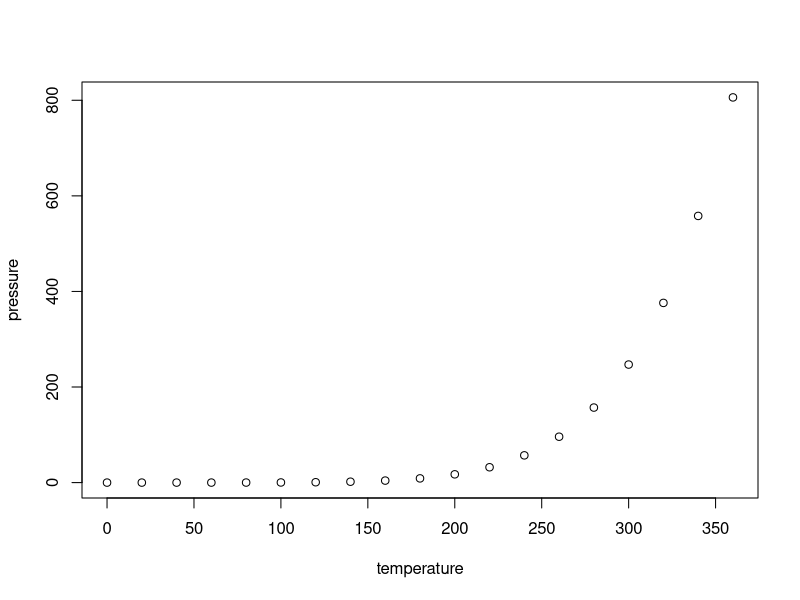
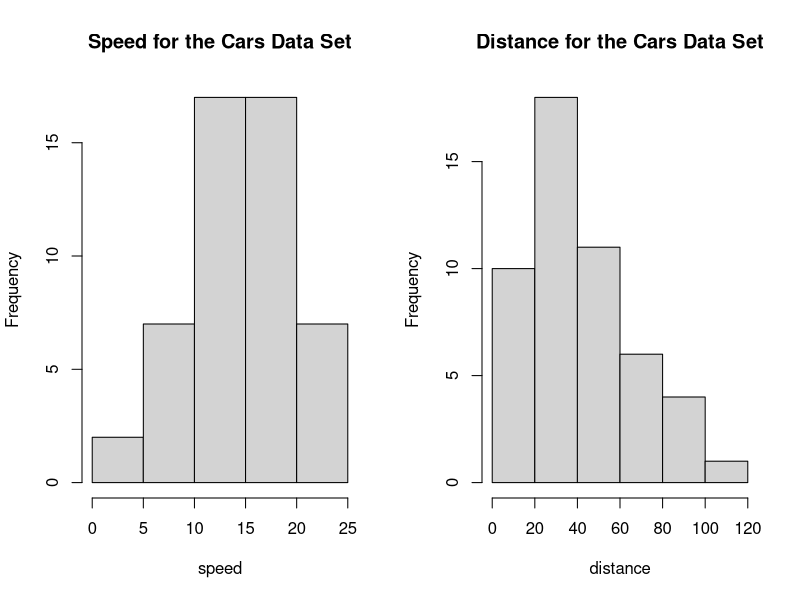
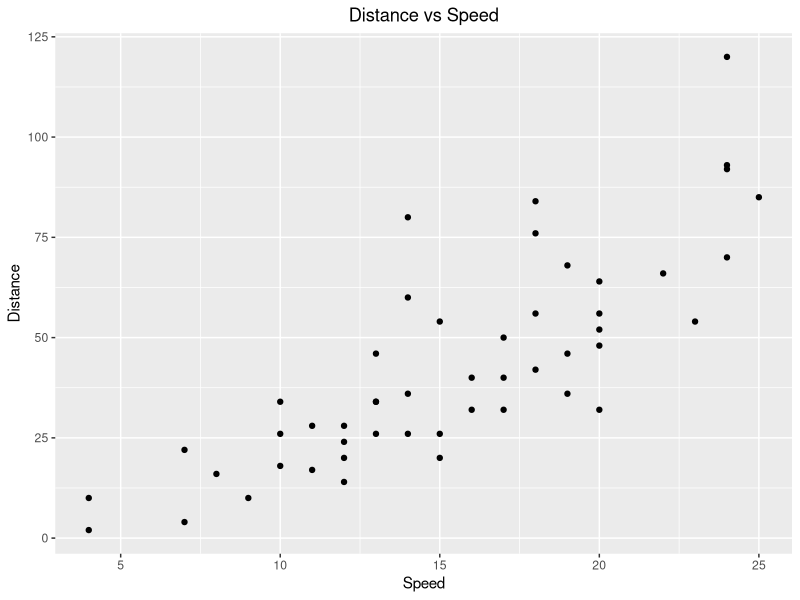

Write the R code that produced these figures, in order.
## ---- chunk 1
knitr::opts_chunk$set(echo = TRUE)
## ---- chunk 2
summary(cars)
## ---- chunk 3
plot(pressure)
## ---- chunk 4
    a <- "Problem 2"
    b <- "Part A"
    c <- "Part B"
    d <- "Problem 3"
    e <- "Problem 4"
## ---- chunk 5
cars_data <- cars
## ---- chunk 6
library(ggplot2)
par(mfrow = c(1,2))
hist(cars_data$speed, main = "Speed for the Cars Data Set", xlab = "speed")
hist(cars_data$dist, main = "Distance for the Cars Data Set", xlab = "distance")
g1 <- ggplot(cars_data) + 
  geom_point(mapping = aes(x = speed, y = dist))
g1 + ggtitle("Distance vs Speed") + xlab("Speed") + ylab("Distance") + theme(plot.title = element_text(hjust = 0.5))
